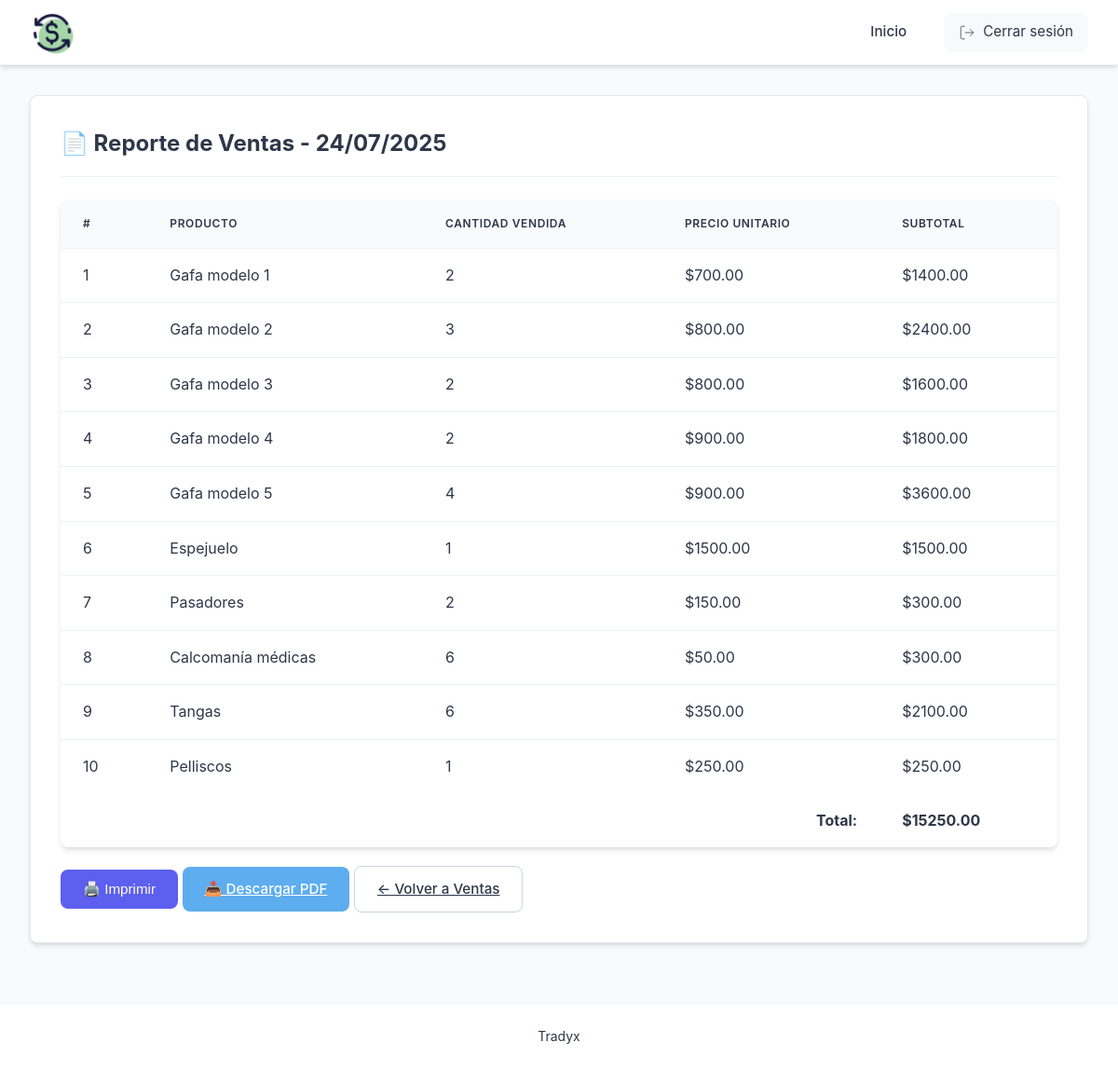
Before: /sales/report (signed in) with the older database file.
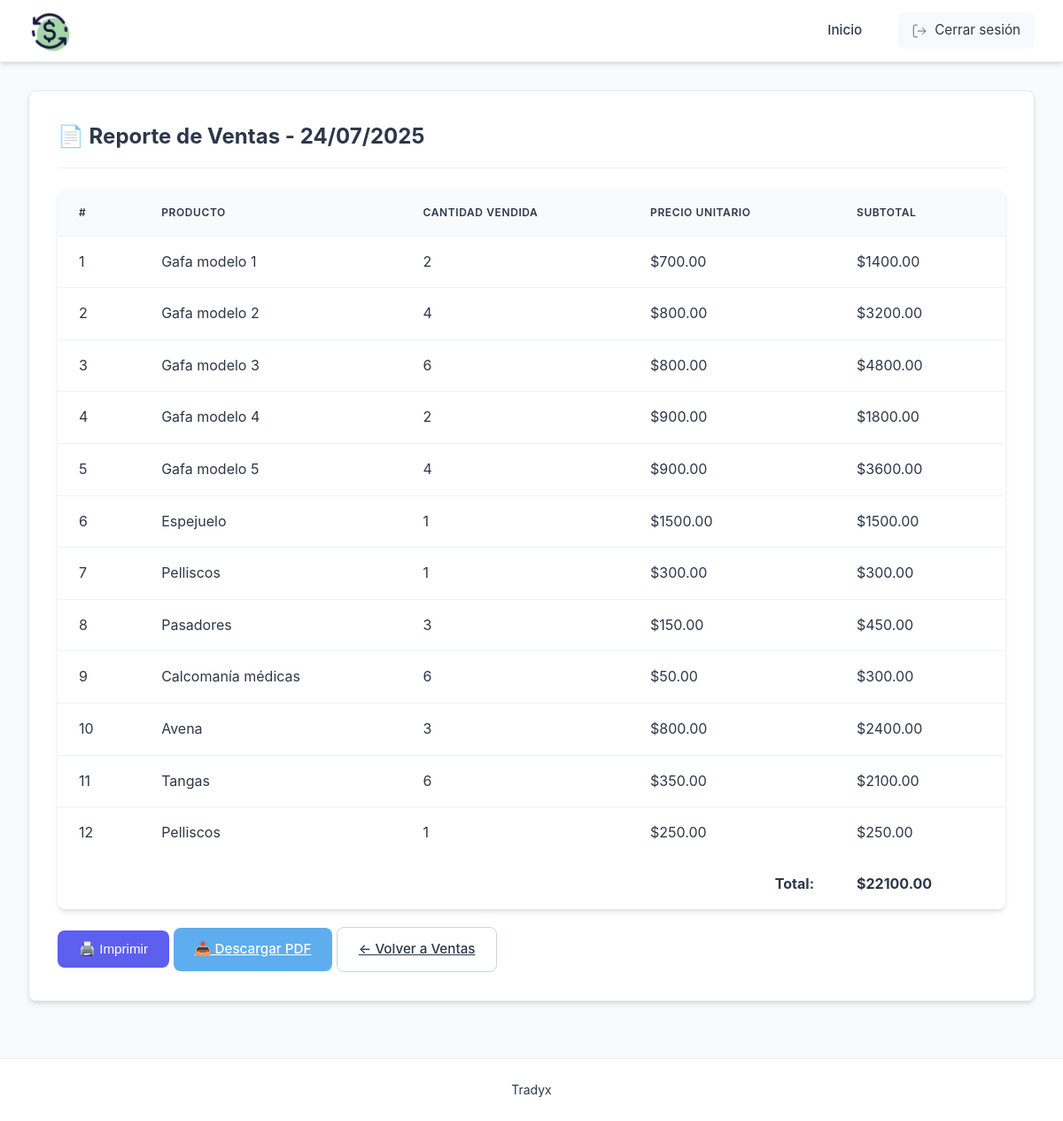
After: the same page with the newer database file.
### models.py (models this page shows, shortened)
class Product(db.Model):
    __tablename__ = 'product'
    id = db.Column(db.Integer, primary_key=True)
    name = db.Column(db.String(100), nullable=False)
    quantity = db.Column(db.Integer, nullable=False)
    price = db.Column(db.Float, nullable=False)
    daily_sales = db.Column(db.Integer, default=0)

### app.py (the view)
@app.route('/sales/report')
@login_required
def print_daily_report():
    products_sold = Product.query.filter(Product.daily_sales > 0).all()
    total_sales = sum(p.price * p.daily_sales for p in products_sold)
    return render_template('sales_report.html',
                        products=products_sold,
                        total=total_sales,
                        date=datetime.now().strftime("%d/%m/%Y"))

### app.py (called while the page is built)
def login_required(f):
    @wraps(f)
    def decorated_function(*args, **kwargs):
        if 'user_id' not in session:
            flash('Por favor inicie sesión primero', 'danger')
            return redirect(url_for('login'))
        return f(*args, **kwargs)
    return decorated_function

### templates/sales_report.html (shortened to what this page needs)
{% extends "base.html" %}
{% block content %}
<div class="module-container">
    <h2>📄 Reporte de Ventas - {{ date }}</h2>
    <table class="data-table">
        <thead>
            <tr>
                <th>#</th>
                <th>Producto</th>
                <th>Cantidad Vendida</th>
                <th>Precio Unitario</th>
                <th>Subtotal</th>
            </tr>
        </thead>
        <tbody>
            {% for product in products %}
            <tr>
                <td>{{ loop.index }}</td>
                <td>{{ product.name }}</td>
                <td>{{ product.daily_sales }}</td>
                <td>${{ "%.2f"|format(product.price) }}</td>
                <td>${{ "%.2f"|format(product.price * product.daily_sales) }}</td>
            </tr>
            {% endfor %}
        </tbody>
        <tfoot>
            <tr>
                <td colspan="4" style="text-align: right;"><strong>Total:</strong></td>
                <td><strong>${{ "%.2f"|format(total) }}</strong></td>
            </tr>
        </tfoot>
    </table>
    <div class="no-print" style="margin-top: 20px;">
        <button onclick="window.print()" class="btn btn-primary">🖨️ Imprimir</button>
        <a href="{{ url_for('download_sales_pdf') }}" class="btn btn-info">📥 Descargar PDF</a>
        <a href="{{ url_for('sales') }}" class="btn btn-secondary">← Volver a Ventas</a>
    </div>
</div>
{% endblock %}

Changed rows visible on the page:
changed Product "Gafa modelo 2": daily_sales "3" → "4"; product.price*product.daily_sales "2400.00" → "3200.00"
changed Product "Gafa modelo 3": daily_sales "2" → "6"; product.price*product.daily_sales "1600.00" → "4800.00"
now on this page (row edited): Product: name "Pelliscos", daily_sales "1", price "300.00", product.price*product.daily_sales "300.00"
changed Product "Pasadores": daily_sales "2" → "3"; product.price*product.daily_sales "300.00" → "450.00"
now on this page (row edited): Product: name "Avena", daily_sales "3", price "800.00", product.price*product.daily_sales "2400.00"
Other visible differences:
{{ "%.2f"|format(total) }}: "15250.00" → "22100.00"
